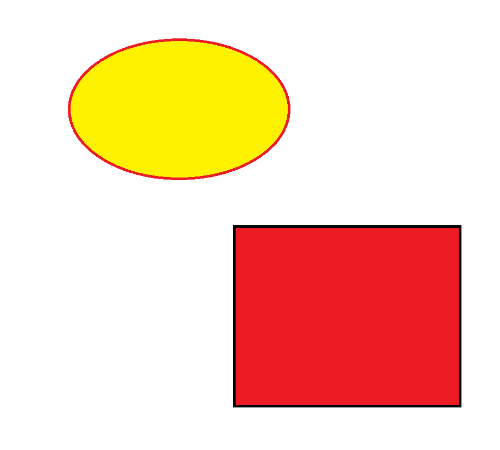
#> input picture day7-opencv/Image/image_9_1.png, 500 x 450 px
$ python '6增加噪声点.py'
#> lines starting #> are read from the running program, lines starting #| are printed output that depends on the picture; after the words box and inside, x2 and y2 are one past the last pixel; in counts of white or black regions, pixels touching at a corner belong together
import cv2 as cv
import matplotlib.pyplot as plt

import  numpy as np
# 均值滤波有可能模糊图片，高斯滤波没法去掉小白点
# 读取图片
img = cv.imread('Image/image_9_1.png', 0)
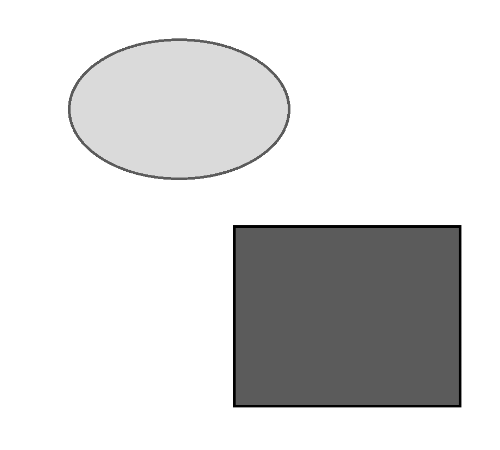
#> img: shape (450, 500); min 0, max 255, mean 218.9

for i in range(1000):
    w = img.shape[0]
    h = img.shape[1]

    x=np.random.randint(0,w)
    y=np.random.randint(0,h)

    img[x,y]=0  #变成黑色
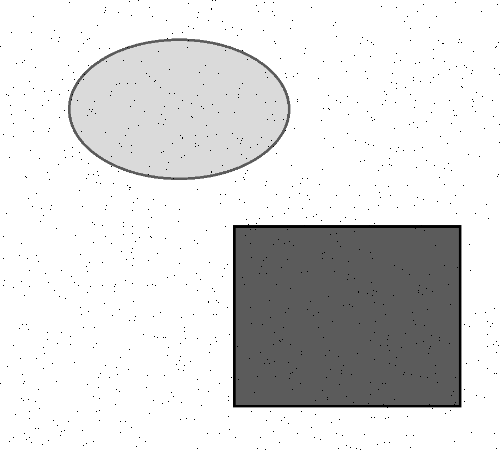
#> img: shape (450, 500); 0.44% of pixels changed, all inside (x1, y1, x2, y2) = (0, 0, 500, 450)


# 显示


cv.imshow('image', img)


cv.waitKey()
cv.destroyAllWindows()

$ run again, with day7-opencv/Image/image_10_1.png copied over day7-opencv/Image/image_9_1.png
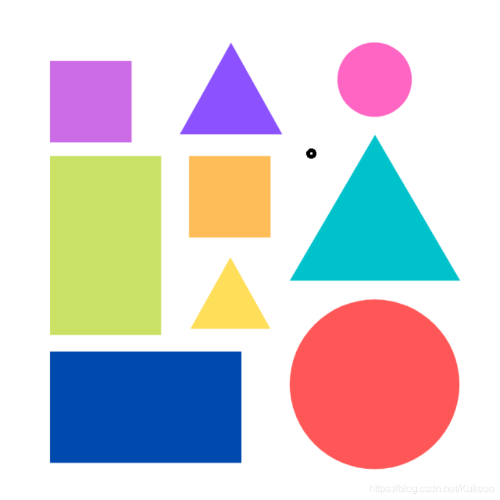
#> input picture day7-opencv/Image/image_10_1.png, 500 x 500 px
#> `img = cv.imread('Image/image_9_1.png', 0)`:
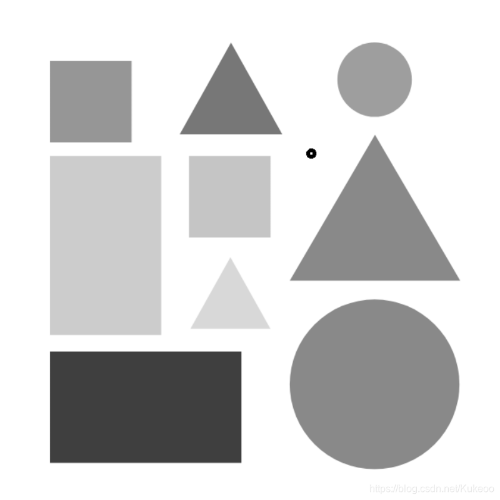
#> img: shape (500, 500); min 0, max 255, mean 208.9
#> after the loop `for i in range(1000):`:
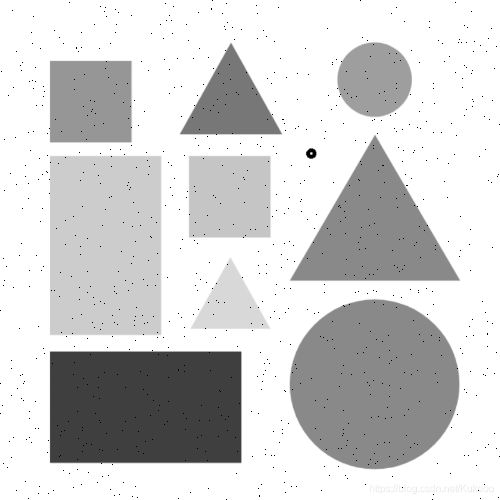
#> img: shape (500, 500); 0.4% of pixels changed, all inside (x1, y1, x2, y2) = (0, 0, 500, 500)
